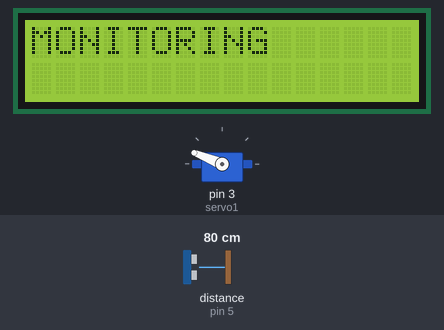
The sketch below on a simulated Arduino Uno, built with avr-gcc and run on an emulated ATmega328P. Parts: 16×2 character LCD, servo. Wiring (inferred from the names in the program): ultrasonic range finder: trigger pin 4; echo pin 5. Inputs (shaded band) come from the test bench; at power-on: distance to the obstacle (sensor on pin 5) 80 cm. The echo pulse lasts 58.3 µs per cm; what the sketch prints to the serial monitor is not drawn.

Above: at 8.55 s.
8.6 s: distance to the obstacle (sensor on pin 5) set to 2 cm
At 9.01 s:
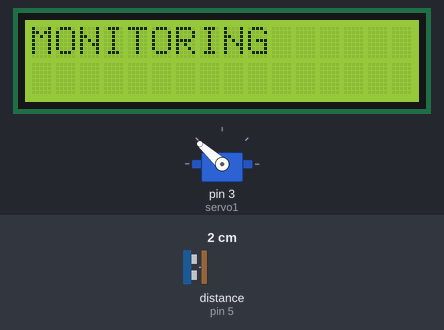
10.1 s: distance to the obstacle (sensor on pin 5) set to 9 cm
At 11.78 s:
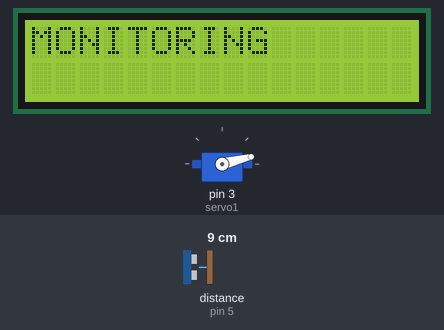
11.8 s: distance to the obstacle (sensor on pin 5) set to 299 cm
At 13.35 s:
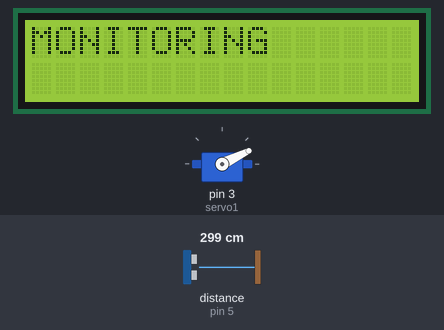
14.8 s: distance to the obstacle (sensor on pin 5) set to 4 cm
17.8 s: distance to the obstacle (sensor on pin 5) set to 60 cm
Timing chart, 0 to 20.3 s (numbered marks = the images above; inputs shaded):
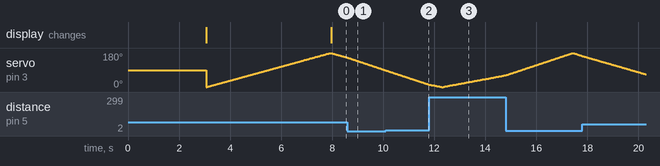

The sketch:

SONAR.ino
```cpp
#include <Servo.h>.
#include<LiquidCrystal.h>
LiquidCrystal lcd(8,9,10,11,12,13); //rs en d4...

const int trigPin = 4;
const int echoPin = 5;
#define servo1 3
Servo myServo;

long duration;
int distance;

void setup() {
  lcd.begin(16,2);
  Serial.begin(9600); //gsm pin 0 and 1
  myServo.attach(servo1); // Defines on which pin is the servo motor attached
  pinMode(trigPin, OUTPUT); // Sets the trigPin as an Output
  pinMode(echoPin, INPUT); // Sets the echoPin as an Input
  lcd.setCursor(0,0);lcd.print("SONAR RADAR");
  lcd.setCursor(0,1);lcd.print("MODEL SYSTEM "); delay(3000);
  lcd.clear();
}
void loop() {
  // rotates the servo motor from 0 to 180 degrees
  for(int i=0;i<=180;i++)
  {
  myServo.write(i);delay(10);
  distance = calculateDistance();// Calls a function for calculating the distance measured by the Ultrasonic sensor for each degree
  Serial.print(i); // Sends the current degree into the Serial Port
  Serial.print(","); // Sends addition character right next to the previous value needed later in the Processing IDE for indexing
  Serial.print(distance); // Sends the distance value into the Serial Port
  Serial.print("."); // Sends addition character right next to the previous value needed later in the Processing IDE for indexing
  lcd.setCursor(0,1);lcd.print(distance); delay(10);
  lcd.setCursor(0,1);lcd.print("      ");
 }
   lcd.setCursor(0,0);lcd.print("MONITORING     ");delay(5);

  for(int i=180;i>0;i--)//reverse
  {
    myServo.write(i);delay(10);
    distance = calculateDistance();
    Serial.print(i);
    Serial.print(",");
    Serial.print(distance);
    Serial.print(".");
    lcd.setCursor(0,1);lcd.print(distance); delay(10);
    lcd.setCursor(0,1);lcd.print("      ");
   }
  lcd.setCursor(0,0);lcd.print("MONITORING     ");delay(5);
}

// Function for calculating the distance measured by the Ultrasonic sensor
int calculateDistance()
{
  digitalWrite(trigPin, LOW);
  delayMicroseconds(2);
  // Sets the trigPin on HIGH state for 10 micro seconds
  digitalWrite(trigPin, HIGH);
  delayMicroseconds(10);
  digitalWrite(trigPin, LOW);
  duration = pulseIn(echoPin, HIGH); // Reads the echoPin, returns the sound wave travel time in microseconds
  distance= duration*0.034/2;
  return distance;
}
```
